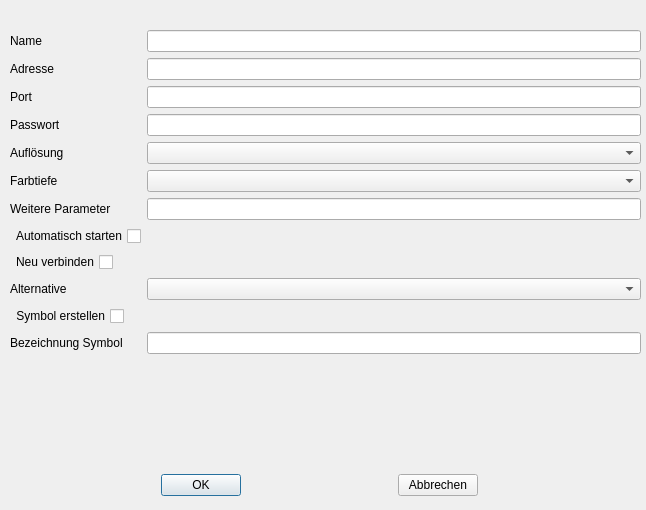
<?xml version="1.0" encoding="UTF-8"?>
<ui version="4.0">
 <class>DialogRealVNC</class>
 <widget class="QDialog" name="DialogRealVNC">
  <property name="geometry">
   <rect>
    <x>0</x>
    <y>0</y>
    <width>646</width>
    <height>510</height>
   </rect>
  </property>
  <property name="windowTitle">
   <string>RealVNC</string>
  </property>
  <widget class="QWidget" name="formLayoutWidget">
   <property name="geometry">
    <rect>
     <x>10</x>
     <y>30</y>
     <width>631</width>
     <height>431</height>
    </rect>
   </property>
   <layout class="QFormLayout" name="formLayout">
    <item row="0" column="0">
     <widget class="QLabel" name="vncLabelName">
      <property name="text">
       <string>Name</string>
      </property>
     </widget>
    </item>
    <item row="0" column="1">
     <widget class="QLineEdit" name="vncInputName"/>
    </item>
    <item row="1" column="0">
     <widget class="QLabel" name="vncLabelAddress">
      <property name="text">
       <string>Adresse</string>
      </property>
     </widget>
    </item>
    <item row="1" column="1">
     <widget class="QLineEdit" name="vncInputAddress"/>
    </item>
    <item row="2" column="0">
     <widget class="QLabel" name="vncLabelPort">
      <property name="text">
       <string>Port</string>
      </property>
     </widget>
    </item>
    <item row="2" column="1">
     <widget class="QLineEdit" name="vncInputPort"/>
    </item>
    <item row="3" column="0">
     <widget class="QLabel" name="vncLabelPassword">
      <property name="text">
       <string>Passwort</string>
      </property>
     </widget>
    </item>
    <item row="3" column="1">
     <widget class="QLineEdit" name="vncInputPassword"/>
    </item>
    <item row="4" column="0">
     <widget class="QLabel" name="vncLabelResolution">
      <property name="text">
       <string>Auflösung</string>
      </property>
     </widget>
    </item>
    <item row="4" column="1">
     <widget class="QComboBox" name="vncInputResolution"/>
    </item>
    <item row="5" column="0">
     <widget class="QLabel" name="vncLabelColor">
      <property name="text">
       <string>Farbtiefe</string>
      </property>
     </widget>
    </item>
    <item row="5" column="1">
     <widget class="QComboBox" name="vncInputColor"/>
    </item>
    <item row="6" column="0">
     <widget class="QLabel" name="vncLabelParameter">
      <property name="text">
       <string>Weitere Parameter</string>
      </property>
     </widget>
    </item>
    <item row="6" column="1">
     <widget class="QLineEdit" name="vncInputParameter"/>
    </item>
    <item row="7" column="0">
     <widget class="QCheckBox" name="vncInputAutostart">
      <property name="layoutDirection">
       <enum>Qt::RightToLeft</enum>
      </property>
      <property name="text">
       <string>Automatisch starten</string>
      </property>
     </widget>
    </item>
    <item row="8" column="0">
     <widget class="QCheckBox" name="vncInputRepeat">
      <property name="layoutDirection">
       <enum>Qt::RightToLeft</enum>
      </property>
      <property name="text">
       <string>Neu verbinden</string>
      </property>
     </widget>
    </item>
    <item row="9" column="0">
     <widget class="QLabel" name="vncLabelAlternative">
      <property name="text">
       <string>Alternative</string>
      </property>
     </widget>
    </item>
    <item row="9" column="1">
     <widget class="QComboBox" name="vncInputAlternative"/>
    </item>
    <item row="10" column="0">
     <widget class="QCheckBox" name="vncInputIcon">
      <property name="layoutDirection">
       <enum>Qt::RightToLeft</enum>
      </property>
      <property name="text">
       <string>Symbol erstellen</string>
      </property>
     </widget>
    </item>
    <item row="11" column="0">
     <widget class="QLabel" name="vncLabelIconName">
      <property name="text">
       <string>Bezeichnung Symbol</string>
      </property>
     </widget>
    </item>
    <item row="11" column="1">
     <widget class="QLineEdit" name="vncInputIconName"/>
    </item>
   </layout>
  </widget>
  <widget class="QWidget" name="horizontalLayoutWidget">
   <property name="geometry">
    <rect>
     <x>10</x>
     <y>470</y>
     <width>621</width>
     <height>31</height>
    </rect>
   </property>
   <layout class="QHBoxLayout" name="horizontalLayout">
    <item>
     <widget class="QPushButton" name="vncOKButton">
      <property name="sizePolicy">
       <sizepolicy hsizetype="Fixed" vsizetype="Fixed">
        <horstretch>0</horstretch>
        <verstretch>0</verstretch>
       </sizepolicy>
      </property>
      <property name="text">
       <string>OK</string>
      </property>
     </widget>
    </item>
    <item>
     <widget class="QPushButton" name="vncCancelButton">
      <property name="sizePolicy">
       <sizepolicy hsizetype="Fixed" vsizetype="Fixed">
        <horstretch>0</horstretch>
        <verstretch>0</verstretch>
       </sizepolicy>
      </property>
      <property name="text">
       <string>Abbrechen</string>
      </property>
     </widget>
    </item>
   </layout>
  </widget>
 </widget>
 <tabstops>
  <tabstop>vncInputName</tabstop>
  <tabstop>vncInputAddress</tabstop>
  <tabstop>vncInputPort</tabstop>
  <tabstop>vncInputPassword</tabstop>
  <tabstop>vncInputResolution</tabstop>
  <tabstop>vncInputColor</tabstop>
  <tabstop>vncInputParameter</tabstop>
  <tabstop>vncInputAutostart</tabstop>
  <tabstop>vncInputRepeat</tabstop>
  <tabstop>vncInputAlternative</tabstop>
  <tabstop>vncInputIcon</tabstop>
  <tabstop>vncInputIconName</tabstop>
  <tabstop>vncOKButton</tabstop>
  <tabstop>vncCancelButton</tabstop>
  <tabstop>vncInputName_2</tabstop>
  <tabstop>vncInputAddress_2</tabstop>
  <tabstop>vncInputPort_2</tabstop>
  <tabstop>vncInputPassword_2</tabstop>
  <tabstop>vncInputResolution_2</tabstop>
  <tabstop>vncInputColor_2</tabstop>
  <tabstop>vncInputParameter_2</tabstop>
  <tabstop>vncInputAutostart_2</tabstop>
  <tabstop>vncInputRepeat_2</tabstop>
  <tabstop>vncInputAlternative_2</tabstop>
 </tabstops>
 <resources/>
 <connections/>
</ui>
